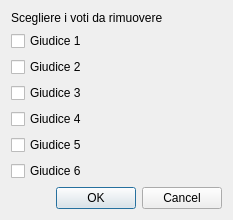
<?xml version="1.0" encoding="UTF-8"?>
<ui version="4.0">
 <class>DlgPickJudges</class>
 <widget class="QDialog" name="DlgPickJudges">
  <property name="geometry">
   <rect>
    <x>0</x>
    <y>0</y>
    <width>233</width>
    <height>216</height>
   </rect>
  </property>
  <property name="windowTitle">
   <string>Dialog</string>
  </property>
  <property name="modal">
   <bool>true</bool>
  </property>
  <layout class="QVBoxLayout" name="verticalLayout_2">
   <item>
    <widget class="QLabel" name="label">
     <property name="text">
      <string>Scegliere i voti da rimuovere</string>
     </property>
    </widget>
   </item>
   <item>
    <layout class="QVBoxLayout" name="verticalLayout">
     <item>
      <widget class="QCheckBox" name="checkBox_1">
       <property name="text">
        <string>Giudice 1</string>
       </property>
      </widget>
     </item>
     <item>
      <widget class="QCheckBox" name="checkBox_2">
       <property name="text">
        <string>Giudice 2</string>
       </property>
      </widget>
     </item>
     <item>
      <widget class="QCheckBox" name="checkBox_3">
       <property name="text">
        <string>Giudice 3</string>
       </property>
      </widget>
     </item>
     <item>
      <widget class="QCheckBox" name="checkBox_4">
       <property name="text">
        <string>Giudice 4</string>
       </property>
      </widget>
     </item>
     <item>
      <widget class="QCheckBox" name="checkBox_5">
       <property name="text">
        <string>Giudice 5</string>
       </property>
      </widget>
     </item>
     <item>
      <widget class="QCheckBox" name="checkBox_6">
       <property name="text">
        <string>Giudice 6</string>
       </property>
      </widget>
     </item>
    </layout>
   </item>
   <item>
    <widget class="QDialogButtonBox" name="buttonBox">
     <property name="orientation">
      <enum>Qt::Horizontal</enum>
     </property>
     <property name="standardButtons">
      <set>QDialogButtonBox::Cancel|QDialogButtonBox::Ok</set>
     </property>
    </widget>
   </item>
  </layout>
 </widget>
 <resources/>
 <connections>
  <connection>
   <sender>buttonBox</sender>
   <signal>accepted()</signal>
   <receiver>DlgPickJudges</receiver>
   <slot>accept()</slot>
   <hints>
    <hint type="sourcelabel">
     <x>248</x>
     <y>254</y>
    </hint>
    <hint type="destinationlabel">
     <x>157</x>
     <y>274</y>
    </hint>
   </hints>
  </connection>
  <connection>
   <sender>buttonBox</sender>
   <signal>rejected()</signal>
   <receiver>DlgPickJudges</receiver>
   <slot>reject()</slot>
   <hints>
    <hint type="sourcelabel">
     <x>316</x>
     <y>260</y>
    </hint>
    <hint type="destinationlabel">
     <x>286</x>
     <y>274</y>
    </hint>
   </hints>
  </connection>
 </connections>
</ui>
